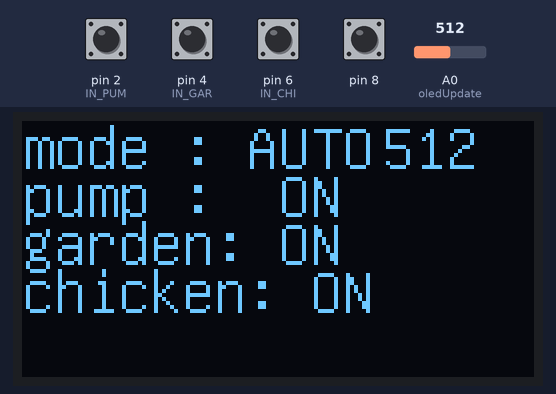
Recording of a program running on a simulated Arduino Nano, built with avr-gcc and run on an emulated ATmega328P. Shown: 128×64 one-colour display. The test bench sets the inputs (shaded band); at power-on: pin 2 (IN_PUM), pin 4 (IN_GAR), pin 6 (IN_CHI), pin 8 HIGH, A0 (oledUpdate) = 512. No radio packets arrive unless stated; what the program prints to the serial monitor is not drawn.

Above: at 2.2 s.
2.3 s: A0 (oledUpdate) set to 716
At 4.0 s:
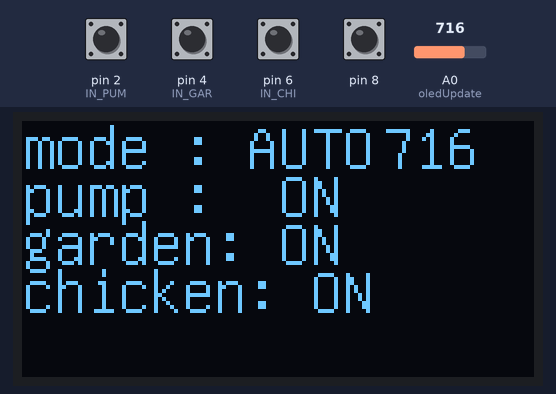
4.3 s: A0 (oledUpdate) set to 900
At 5.7 s:
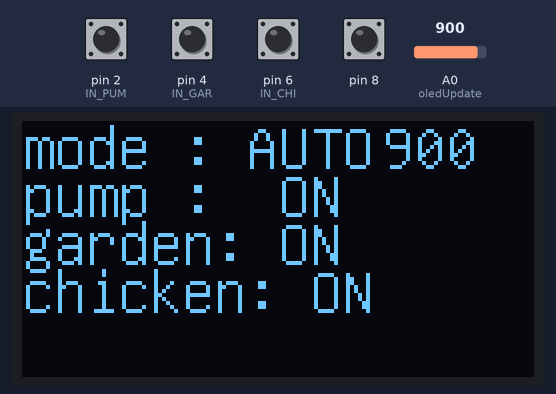
6.5 s: A0 (oledUpdate) set to 1023
At 7.6 s:
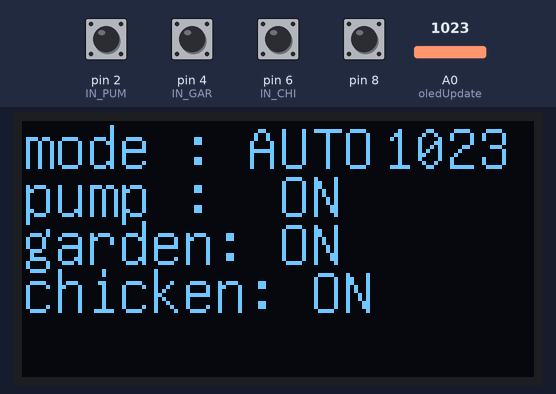
8.7 s: pin 2 (IN_PUM) pulsed LOW 2 times (0.12 s each, 0.3 s apart)
At 10.5 s:
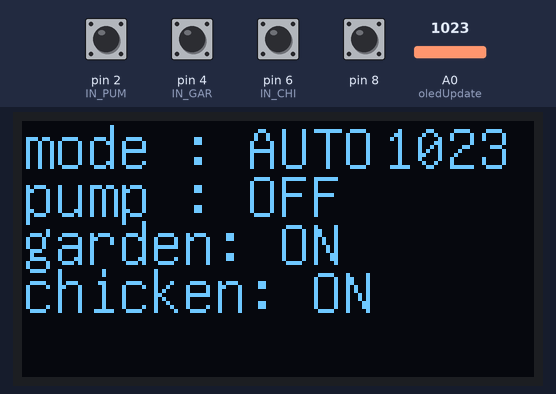
Timing chart, 0 to 12.0 s (numbered marks = the images above; inputs shaded):
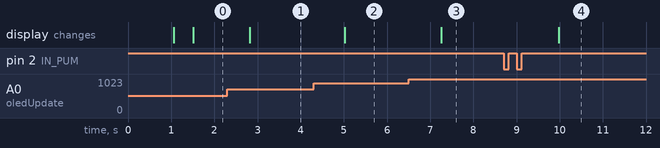

Measured:
- after the input at 2.3 s, the display: changes after 0.52 s (image 1)
- after the input at 4.3 s, the display: changes after 0.72 s (image 2)
- after the input at 6.5 s, the display: changes after 0.76 s (image 3)
- after the input at 8.7 s, the display: changes after 1.3 s (image 4)

The program:

main.cpp
```cpp
#include <Arduino.h>
#include <SPI.h>
#include <RF24.h>
#include <U8glib.h>

const int IN_GAR = 4;
const int IN_PUM = 2;
const int IN_CHI = 6;

int currentTime;

bool estate = 0;
int place = 0;
const int RH_RF24_MAX_MESSAGE_LEN = 25;

bool modeA;
bool niv1;
bool niv2;

bool gar;
bool pum;
bool chi;
bool lastState;
bool currentState;
bool lastState_1;
bool currentState_1;
bool lastState_2;
bool currentState_2;
bool lastState_3;
bool currentState_3;


// variables oled
char mode[12];
char jar[12];
char pom[12];
char pou[12];

RF24 myRadio (9, 10);
byte addresses[][6] = {"0"};

U8GLIB_SH1106_128X64 u8g(U8G_I2C_OPT_NONE);	// I2C / TWI

struct package {
  int mode;
  bool chi;
  bool pum;
  bool gar;
  bool niv1;
  bool niv2;
  int lev;
};

typedef struct package Package;
Package dataRecieve;
Package dataTransmit;

char sent[15] = " HELLO THERE ";

void oledUpdate() {

  char var[5];

  sprintf(var,"%d",analogRead(A0));

  u8g.firstPage();
  do {
    u8g.setFont(u8g_font_unifont);
    u8g.drawStr(0,12,mode);
    u8g.drawStr(0,24,pom);
    u8g.drawStr(0,36,jar);
    u8g.drawStr(0,48, pou);
    u8g.drawStr(90,12,var);
  } while( u8g.nextPage() );
}

void txData(){
  //delay(200);

  myRadio.stopListening();
  myRadio.openWritingPipe(addresses[0]);
  myRadio.write(&sent, sizeof(sent));
  myRadio.openReadingPipe(1, addresses[0]);
  //myRadio.startListening();
}

void rxData(){

}

void setup()
{

  Serial.begin(115200);
  Serial.println("1");

  delay(1000);

  myRadio.begin();
  myRadio.setChannel(115);
  myRadio.setPALevel(RF24_PA_MAX);
  myRadio.setDataRate( RF24_250KBPS );

  myRadio.openReadingPipe(1, addresses[0]);
  myRadio.startListening();

  Serial.println("2");
}

void loop()
{
  oledUpdate();


  currentState = digitalRead(8);
  currentState_1 = digitalRead(IN_GAR);
  currentState_2 = digitalRead(IN_PUM);
  currentState_3 = digitalRead(IN_CHI);
  currentTime = millis();

  if (currentState != lastState && currentState ==1)
  {
    if (modeA){
      modeA = 0;
      dataTransmit.mode = 0;
      sprintf(mode,"mode : MANU");
    }
    else {
      sprintf(mode,"mode : AUTO");
      modeA = 1;
      dataTransmit.mode = 1;
    }
    txData();
  }

  if (currentState_3 != lastState_3 && currentState_3 ==1)
  {
    if (chi){
      chi = 0;
      dataTransmit.chi = chi;
      sprintf(pou,"chicken:OFF");
    }
    else {
      sprintf(pou,"chicken: ON");
      chi = 1;
      dataTransmit.chi = chi;

    }
    txData();
  }

  if (currentState_1 != lastState_1 && currentState_1 ==1)
  {
    if (gar){
      sprintf(jar,"garden:OFF");
      gar = 0;
      dataTransmit.gar = gar;
    }
    else {
      sprintf(jar,"garden: ON");
      gar = 1;
      dataTransmit.gar = gar;
    }
    txData();
  }

  if (currentState_2 != lastState_2 && currentState_2 ==1)
  {
    if (pum){
      sprintf(pom,"pump : OFF");
      pum = 0;
    }
    else {
      sprintf(pom,"pump :  ON");
      pum = 1;
    }
    txData();
  }


  lastState = currentState;
  lastState_1 = currentState_1;
  lastState_2 = currentState_2;
  lastState_3 = currentState_3;

}
```
